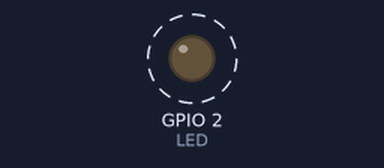
Bench run of a sketch on a simulated ESP32. Parts: output pins drawn as LEDs (lit = HIGH). Dashed ring = blinking.

Above: at 0.5 s.
Timing chart, 0 to 4.6 s (numbered marks = the images above):
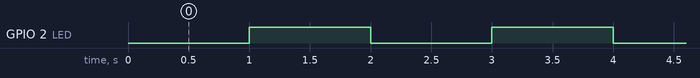

The sketch:

uart_tx.ino
```cpp
int LED = 2;
int count = 0;
int RX_PIN = 22;
int TX_PIN = 23;

void setup() {
  pinMode(LED, OUTPUT);
  Serial1.begin(115200, SERIAL_8N1, RX_PIN, TX_PIN);
}

void twinkle(){
  if ((count % 2) == 1) {
    digitalWrite(LED, HIGH);
  } else {
    digitalWrite(LED, LOW);
  }
}

void loop() {
  Serial1.print("count = ");
  Serial1.println(count);
  twinkle();
  delay(1000);

  count++;
}
```

Measured:
- by itself, GPIO 2 (LED): alternates HIGH for 1.0 s and LOW for 1.0 s
